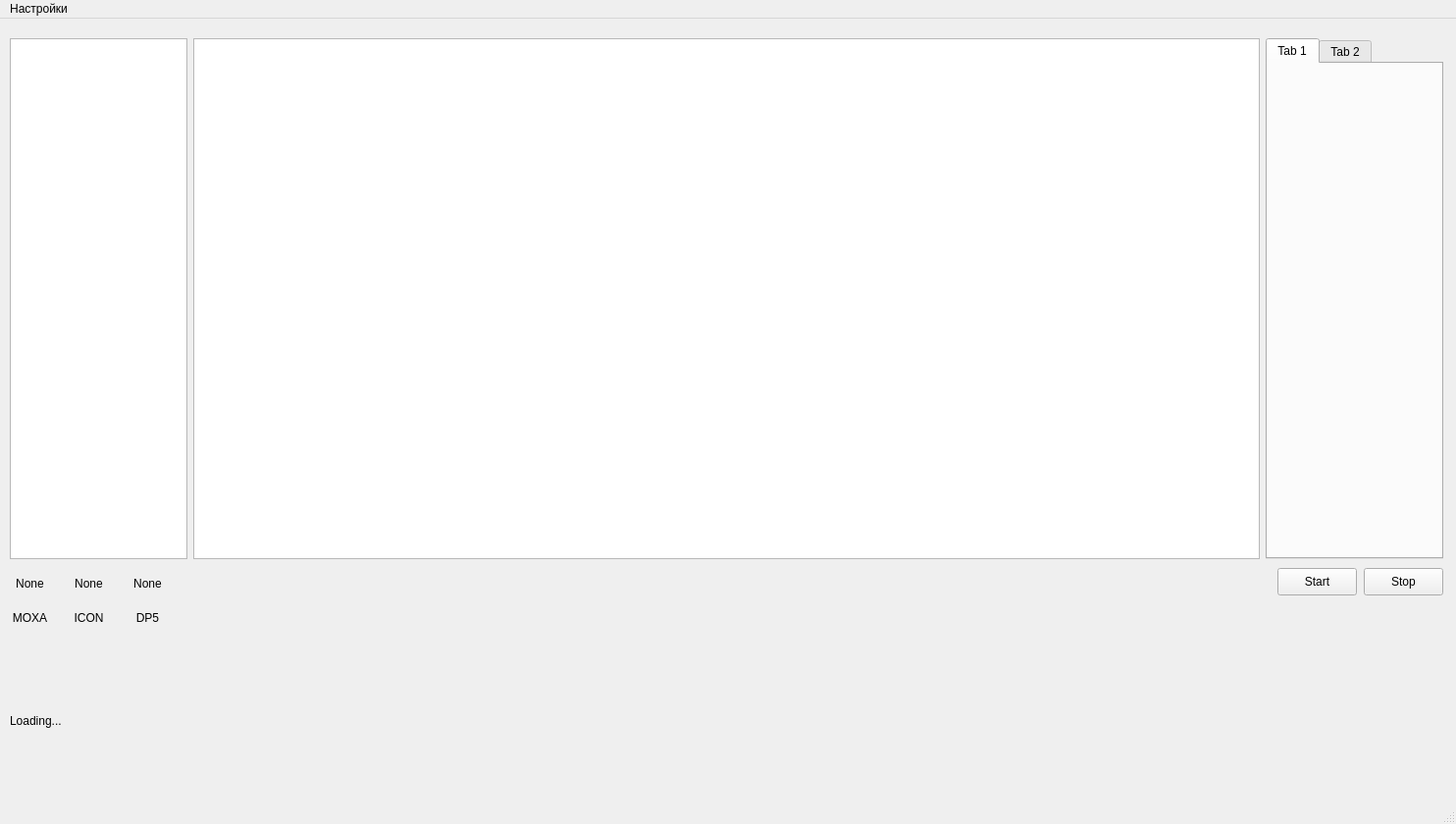
<?xml version="1.0" encoding="UTF-8"?>
<ui version="4.0">
 <class>MainWindow</class>
 <widget class="QMainWindow" name="MainWindow">
  <property name="geometry">
   <rect>
    <x>0</x>
    <y>0</y>
    <width>1484</width>
    <height>840</height>
   </rect>
  </property>
  <property name="windowTitle">
   <string>MainWindow</string>
  </property>
  <widget class="QWidget" name="centralwidget">
   <widget class="QWidget" name="horizontalLayoutWidget">
    <property name="geometry">
     <rect>
      <x>10</x>
      <y>20</y>
      <width>1461</width>
      <height>531</height>
     </rect>
    </property>
    <layout class="QHBoxLayout" name="horizontalLayout" stretch="1,6,1">
     <item>
      <widget class="QListWidget" name="IPAddressListWidget"/>
     </item>
     <item>
      <widget class="QTableWidget" name="ConcentrationTableWidget"/>
     </item>
     <item>
      <widget class="QTabWidget" name="ICPCONmanagetabWidget">
       <widget class="QWidget" name="tab">
        <attribute name="title">
         <string>Tab 1</string>
        </attribute>
       </widget>
       <widget class="QWidget" name="tab_2">
        <attribute name="title">
         <string>Tab 2</string>
        </attribute>
       </widget>
      </widget>
     </item>
    </layout>
   </widget>
   <widget class="QLabel" name="MOXALBL">
    <property name="geometry">
     <rect>
      <x>10</x>
      <y>560</y>
      <width>41</width>
      <height>31</height>
     </rect>
    </property>
    <property name="text">
     <string>None</string>
    </property>
    <property name="alignment">
     <set>Qt::AlignCenter</set>
    </property>
   </widget>
   <widget class="QLabel" name="ICONLBL">
    <property name="geometry">
     <rect>
      <x>70</x>
      <y>560</y>
      <width>41</width>
      <height>31</height>
     </rect>
    </property>
    <property name="text">
     <string>None</string>
    </property>
    <property name="alignment">
     <set>Qt::AlignCenter</set>
    </property>
   </widget>
   <widget class="QLabel" name="DPPLBL">
    <property name="geometry">
     <rect>
      <x>130</x>
      <y>560</y>
      <width>41</width>
      <height>31</height>
     </rect>
    </property>
    <property name="text">
     <string>None</string>
    </property>
    <property name="alignment">
     <set>Qt::AlignCenter</set>
    </property>
   </widget>
   <widget class="QLabel" name="label">
    <property name="geometry">
     <rect>
      <x>10</x>
      <y>590</y>
      <width>41</width>
      <height>41</height>
     </rect>
    </property>
    <property name="text">
     <string>MOXA</string>
    </property>
    <property name="alignment">
     <set>Qt::AlignCenter</set>
    </property>
   </widget>
   <widget class="QLabel" name="label_2">
    <property name="geometry">
     <rect>
      <x>70</x>
      <y>590</y>
      <width>41</width>
      <height>41</height>
     </rect>
    </property>
    <property name="text">
     <string>ICON</string>
    </property>
    <property name="alignment">
     <set>Qt::AlignCenter</set>
    </property>
   </widget>
   <widget class="QLabel" name="label_3">
    <property name="geometry">
     <rect>
      <x>130</x>
      <y>590</y>
      <width>41</width>
      <height>41</height>
     </rect>
    </property>
    <property name="text">
     <string>DP5</string>
    </property>
    <property name="alignment">
     <set>Qt::AlignCenter</set>
    </property>
   </widget>
   <widget class="QLabel" name="CurrentDP5StatusLabel">
    <property name="geometry">
     <rect>
      <x>10</x>
      <y>640</y>
      <width>311</width>
      <height>151</height>
     </rect>
    </property>
    <property name="text">
     <string>Loading...</string>
    </property>
   </widget>
   <widget class="QPushButton" name="StartSpectrumTakingBtn">
    <property name="geometry">
     <rect>
      <x>1302</x>
      <y>560</y>
      <width>81</width>
      <height>28</height>
     </rect>
    </property>
    <property name="text">
     <string>Start</string>
    </property>
   </widget>
   <widget class="QPushButton" name="StopSpectrumTakingBtn">
    <property name="geometry">
     <rect>
      <x>1390</x>
      <y>560</y>
      <width>81</width>
      <height>28</height>
     </rect>
    </property>
    <property name="text">
     <string>Stop</string>
    </property>
   </widget>
  </widget>
  <widget class="QMenuBar" name="menubar">
   <property name="geometry">
    <rect>
     <x>0</x>
     <y>0</y>
     <width>1484</width>
     <height>26</height>
    </rect>
   </property>
   <widget class="QMenu" name="menu">
    <property name="title">
     <string>Настройки</string>
    </property>
    <addaction name="CalibDataAction"/>
   </widget>
   <addaction name="menu"/>
  </widget>
  <widget class="QStatusBar" name="statusbar"/>
  <action name="CalibDataAction">
   <property name="text">
    <string>Данные калибровки</string>
   </property>
  </action>
 </widget>
 <resources/>
 <connections/>
</ui>
